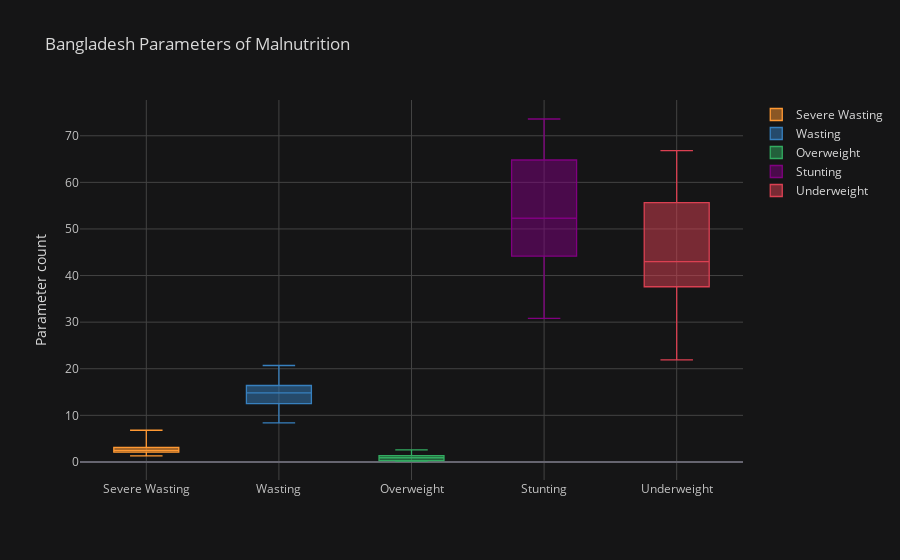

Write notebook code for a chart like this one.
### Markdown cell above
**Observation**- Bangladesh has the worst malnutrition rate from year 1986 and decreased gradually from years due to increase in income and development over years but the main parameters wasting, stunting , underweight are maintaining the treshold which need to be recovered

### Code cell
bangladesh = Est[Est['Country'] == 'BANGLADESH']

# Indexing the year
bangladesh = bangladesh.set_index('Year')


# Creating time series
fig5=bangladesh[["Severe Wasting", "Wasting", "Overweight", "Stunting", "Underweight"]].iplot(kind='box', yTitle= 'Parameter count',title='Bangladesh Parameters of Malnutrition',asFigure=True)
fig5

### Figure 1 — Plotly figure (JSON) as saved in the notebook; plotly's stock layout.template omitted (floating-point values rounded to 4 significant figures)
{"data": [{"boxpoints": false, "line": {"width": 1.3}, "marker": {"color": "rgba(255, 153, 51, 1.0)"}, "name": "Severe Wasting", "orientation": "v", "type": "box", "y": [2.192, 2.192, 2.6, 3, 2.5, 3.2, 2.7, 2.8, 6.8, 2.3, 2, 2.5, 2.3, 2.1, 2.1, 3.5, 1.9, 1.6, 2.9, 4.1, 1.6, 4.9, 3.2, 1.3]}, {"boxpoints": false, "line": {"width": 1.3}, "marker": {"color": "rgba(55, 128, 191, 1.0)"}, "name": "Wasting", "orientation": "v", "type": "box", "y": [17.3, 17.5, 15.2, 16.1, 14, 16.7, 15.1, 15.5, 20.7, 15, 13.7, 12.5, 12.7, 12.4, 12.5, 14.6, 11.8, 11.9, 17.5, 15.7, 9.6, 18.1, 14.4, 8.4]}, {"boxpoints": false, "line": {"width": 1.3}, "marker": {"color": "rgba(50, 171, 96, 1.0)"}, "name": "Overweight", "orientation": "v", "type": "box", "y": [0.2, 0.6, 0.3, 0.2, 0.4, 0.2, 0.2, 0.3, 2.4, 0.2, 0.6, 0.9, 0.9, 1, 1, 0.9, 1, 0.8, 1.1, 1.9, 1.6, 2.6, 1.6, 2.2]}, {"boxpoints": false, "line": {"width": 1.3}, "marker": {"color": "rgba(128, 0, 128, 1.0)"}, "name": "Stunting", "orientation": "v", "type": "box", "y": [70.9, 63.4, 73.6, 71.5, 69.2, 67.3, 65.8, 63.8, 59.6, 59.3, 59.9, 51.1, 53.2, 51.4, 47.8, 50.5, 45.9, 45.1, 43.2, 41.3, 42, 38.7, 36.2, 30.8]}, {"boxpoints": false, "line": {"width": 1.3}, "marker": {"color": "rgba(219, 64, 82, 1.0)"}, "name": "Underweight", "orientation": "v", "type": "box", "y": [66.8, 61.5, 61.2, 60.6, 56.1, 58, 55.2, 54, 53.6, 50.7, 49.5, 42.4, 43.2, 41, 38.9, 42.8, 37.3, 37.9, 41.3, 36.7, 31.9, 35.1, 32.8, 21.9]}], "layout": {"legend": {"bgcolor": "#151516", "font": {"color": "#D9D9D9"}}, "paper_bgcolor": "#151516", "plot_bgcolor": "#151516", "title": {"font": {"color": "#D9D9D9"}, "text": "Bangladesh Parameters of Malnutrition"}, "xaxis": {"gridcolor": "#434343", "showgrid": true, "tickfont": {"color": "#C2C2C2"}, "title": {"font": {"color": "#D9D9D9"}, "text": ""}, "zerolinecolor": "#666570"}, "yaxis": {"gridcolor": "#434343", "showgrid": true, "tickfont": {"color": "#C2C2C2"}, "title": {"font": {"color": "#D9D9D9"}, "text": "Parameter count"}, "zerolinecolor": "#666570"}}}
